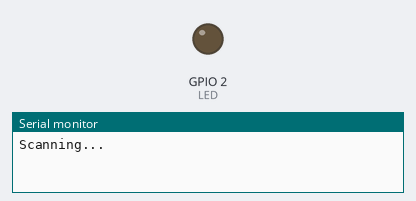
A sketch run on a simulated ESP32. On the bench: output pins drawn as LEDs (lit = HIGH), the last lines printed to the serial monitor. WiFi joins after 1.5 s; servers stay silent unless stated; nothing arrives over Bluetooth unless stated.

Above: at 0.1 s.
At 1.8 s:
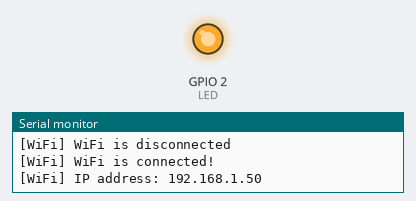
Timing chart, 0 to 3.4 s (numbered marks = the images above):
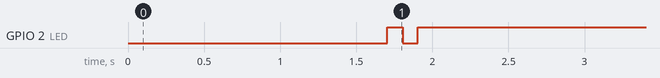

The sketch:

BLE_scan.ino
```cpp
#include <WiFi.h>
#include "ThingSpeak.h"
#include <BLEDevice.h>
#include <BLEUtils.h>
#include <BLEScan.h>
#include <BLEAdvertisedDevice.h>
#include "Definition.h"
#include "accessories.h"
//Server1
/*
const char* ssid=      "Galaxy M106E46";
const char* password=  "figp6207";
unsigned long myChannelNumber = 1;
unsigned long FieldNumber = 1;
#define myWriteAPIKey  "D6VEJ4T9EYP94COA"
*/

//Server2

 const char* ssid=      "TP-Link_8A9C";
 const char* password=  "0123456789";
 unsigned long myChannelNumber = 1;
unsigned long FieldNumber = 1;
#define myWriteAPIKey  "8VWJ1K35MFF53IOZ"

WiFiClient  client;


// Timer variables
unsigned long lastTime = 0;
unsigned long timerDelay = 20000;

int scanTime = 5; //In seconds
BLEScan* pBLEScan;
int client_status = 0;

class MyAdvertisedDeviceCallbacks: public BLEAdvertisedDeviceCallbacks {
    void onResult(BLEAdvertisedDevice advertisedDevice) {
      std::string a = advertisedDevice.getAddress().toString();
      if((advertisedDevice.getServiceUUID().toString()==SERVICE_UUID)&&(advertisedDevice.getRSSI()>RSSI_TH)&&((a==TAG1)||(a==TAG2)))
      {
        Serial.printf("Advertised Device: %s \n", advertisedDevice.toString().c_str());
        delay(20);
        std::string name = advertisedDevice.getName();
        int temp = name[3]-48;
        client_status |=(1<<(temp-1));
      }
    }
};

void BLE_init(void)
{
  BLEDevice::init("");
  pBLEScan = BLEDevice::getScan(); //create new scan
  pBLEScan->setAdvertisedDeviceCallbacks(new MyAdvertisedDeviceCallbacks());
  pBLEScan->setActiveScan(true); //active scan uses more power, but get results faster
  pBLEScan->setInterval(100);
  pBLEScan->setWindow(99);  // less or equal setInterval value
}

void WiFi_init(void)
{
    Serial.println();
    Serial.print("[WiFi] Connecting to ");
    Serial.println(ssid);

    WiFi.begin(ssid, password);
    int tryDelay = 500;
    int numberOfTries = 20;

    // Wait for the WiFi event
    while (true) {

        switch(WiFi.status()) {
          case WL_NO_SSID_AVAIL:
            Serial.println("[WiFi] SSID not found");
            break;
          case WL_CONNECT_FAILED:
            Serial.print("[WiFi] Failed - WiFi not connected! Reason: ");
            return;
            break;
          case WL_CONNECTION_LOST:
            Serial.println("[WiFi] Connection was lost");
            break;
          case WL_SCAN_COMPLETED:
            Serial.println("[WiFi] Scan is completed");
            break;
          case WL_DISCONNECTED:
            Serial.println("[WiFi] WiFi is disconnected");
            break;
          case WL_CONNECTED:
            Serial.println("[WiFi] WiFi is connected!");
            Serial.print("[WiFi] IP address: ");
            Serial.println(WiFi.localIP());
            blink(HIGH);
            return;
            break;
          default:
            Serial.print("[WiFi] WiFi Status: ");
            Serial.println(WiFi.status());
            break;
        }
        delay(tryDelay);

        if(numberOfTries <= 0){
          Serial.print("[WiFi] Failed to connect to WiFi!");
          // Use disconnect function to force stop trying to connect
          WiFi.disconnect();
          return;
        } else {
          numberOfTries--;
        }
    }
}
void setup() {
  Serial.begin(115200);
  Serial.println("Scanning...");
  pinMode(LED,OUTPUT);
  delay(100);
  WiFi_init();
  vTaskDelay(500);
  ThingSpeak.begin(client);
  Serial.println("Scanning...");
  BLE_init();
}

void loop() {
  // put your main code here, to run repeatedly:
  BLEScanResults foundDevices = pBLEScan->start(scanTime, false);
  Serial.print("Devices found: ");
  Serial.println(foundDevices.getCount());
  Serial.println("Scan done!");
  pBLEScan->clearResults();   // delete results fromBLEScan buffer to release memory
  delay(2000);


    if(WiFi.status()==WL_CONNECTED)
    {
    int x = ThingSpeak.writeField(myChannelNumber, FieldNumber, client_status, myWriteAPIKey);

    if(x == 200){
      Serial.println("Channel update successful.");
      Serial.println(client_status,BIN);
    }
    else{
      Serial.println("Problem updating channel. HTTP error code " + String(x));
    }
    lastTime = millis();
    }
    client_status=0;
    delay(timerDelay);
}
```

Definition.h
```cpp
//BLE Device Definitions
#define DEVICE_A "08:d1:f9:08:23:e2"
#define DEVICE_B "b0:a7:32:34:5b:d6"
#define DEVICE_C "48:e7:29:98:72:0e"
#define DEVICE_D "24:dc:c3:9b:e6:62"

#define TAG1  "08:d1:f9:08:23:e2"
#define TAG2  "24:dc:c3:9b:e6:62"

//BLE Service Definitions
// https://www.uuidgenerator.net
#define SERVICE_UUID            "603be62e-c9b9-4dbe-a890-d05d8bd8612c"
#define CHARACTERISTIC_UUID     "e51f0a74-815e-4c96-b778-89ab11b8e591"

#define LED 2
#define BLINK_DELAY 100

#define RSSI_TH -90
```

accessories.h
```cpp
#include<Arduino.h>
#include "Definition.h"

void blink(bool final_state)
{
      digitalWrite(LED,!final_state);
      delay(BLINK_DELAY);
      digitalWrite(LED,final_state);
      delay(BLINK_DELAY);
      digitalWrite(LED,!final_state);
      delay(BLINK_DELAY);
      digitalWrite(LED,final_state);
      delay(BLINK_DELAY);
}
```
